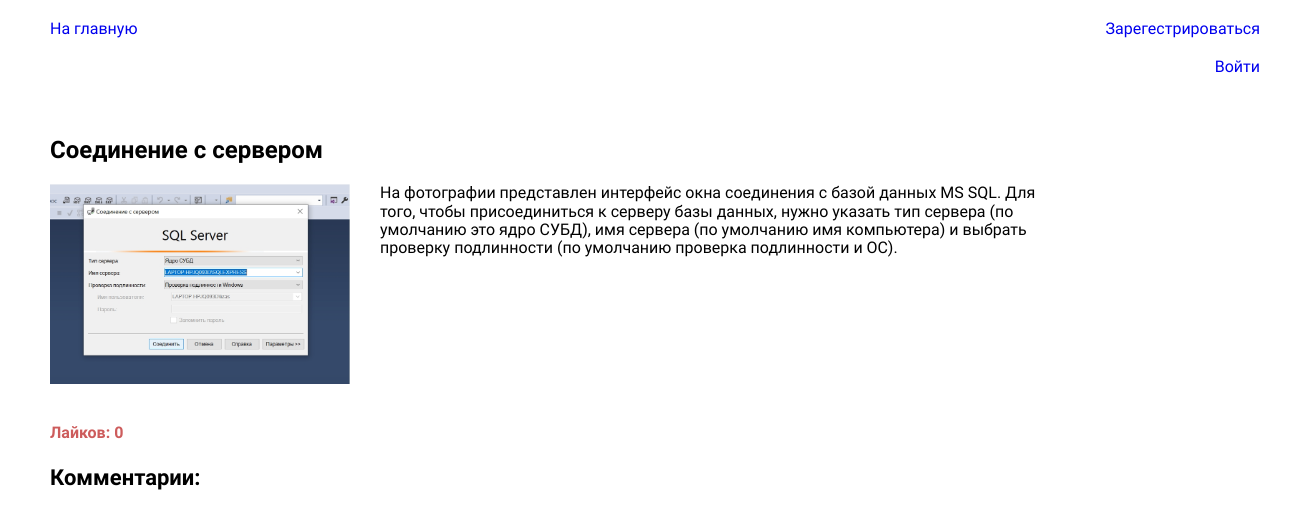
Page /post/4 on the earlier database version.
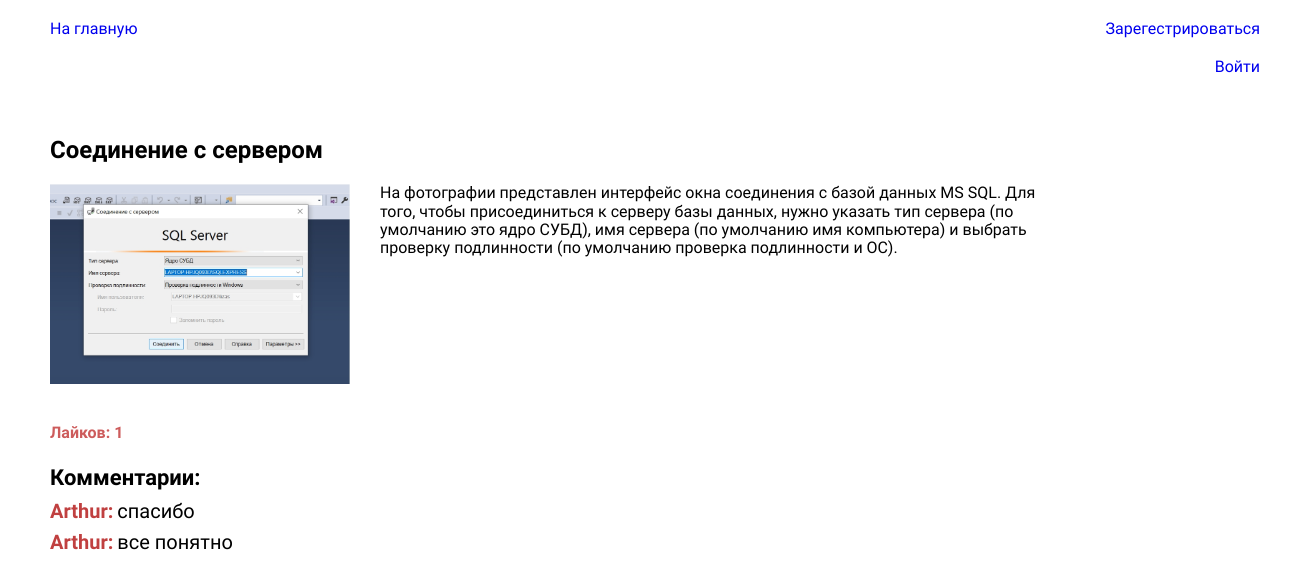
Same page on the later database version.
### blog/models.py (models this page shows, shortened)
class Comment(models.Model):
    author=models.ForeignKey('CustomUser', on_delete=models.CASCADE, verbose_name='Автор',)
    post=models.ForeignKey('Blog',on_delete=models.CASCADE, verbose_name='Пост',)
    text=models.TextField(verbose_name='Текст')
    class Meta:
        verbose_name='Комментарий'
        verbose_name_plural='Комментарии'

class CustomUser(AbstractUser):
    biography=models.TextField(verbose_name='Биография', blank=True, null=True)
    avatar=models.ImageField(upload_to="photos/%Y/%m/%d/", verbose_name='Аватарка', blank=True, null=True)

### blog/views.py (the view)
# urls.py: path('post/<int:pk>', DetailView.as_view(), name='detail_post'),
class DetailView(DetailView):
    model=Blog
    template_name='blog/post.html'
    context_object_name='post'
    def get_context_data(self, *, object_list=None,**kwargs):
        context=super().get_context_data(**kwargs)
        context['form']=AddCommentForm()
        context['comments']=Comment.objects.filter(post_id=context['post'].pk)
        liked=False
        if context['post'].likes.filter(pk=self.request.user.pk).exists():
            liked=True
        context['liked']=liked
        context['likes']=context['post'].likes.count()
        return context

### blog/templates/blog/post.html (shortened to what this page needs)
{% extends 'blog/base.html' %}
{% block content %}
<div class="container">
<h2 class="post_title">{{post.title}}</h2>
<div class="img_n_descr">
<img class="post-img" src="{{post.photo.url}}" align="top" alt="">
<p class="post_content"> {{post.content}}</p>
</div>
</div>
<div class="container">
{% if user.is_authenticated %}
<form action="{% url 'like_post' post.pk %}" method="POST" class="like_form">
    {% csrf_token %}
<button type="submit" class=" btn-reset like_btn">{% if liked %}Убрать лайк {% else %} Лайкнуть {% endif %} {{likes}}</button>
</form>
{% else %}
<div class="likes-count">Лайков: {{likes}} </div>
{% endif %}
    <h3 class="comments">Комментарии:</h3>
    {% for comment in comments %}
    <div>
        <p class="comment_author">{{comment.author.username}}:</p>
        <p class="comment_text">{{comment.text}}</p>
    </div>
    {% endfor%}
</div>
{% endblock %}

Differences in the rows shown:
added Comment: author.username "Arthur", text "спасибо"
added Comment: author.username "Arthur", text "все понятно"
Other differences:
{{ likes }}: "0" → "1"
